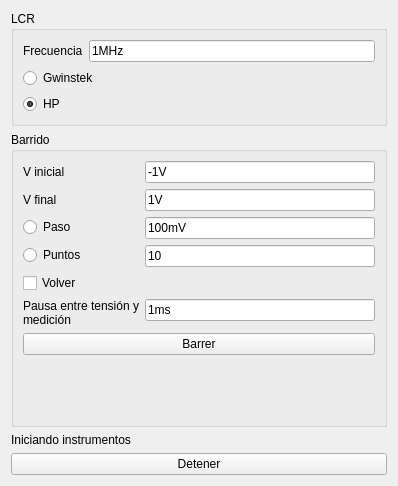
<?xml version="1.0" encoding="UTF-8"?>
<ui version="4.0">
 <class>Form</class>
 <widget class="QWidget" name="Form">
  <property name="geometry">
   <rect>
    <x>0</x>
    <y>0</y>
    <width>398</width>
    <height>486</height>
   </rect>
  </property>
  <property name="windowTitle">
   <string>Form</string>
  </property>
  <layout class="QVBoxLayout" name="verticalLayout">
   <item>
    <widget class="QGroupBox" name="lcr">
     <property name="title">
      <string>LCR</string>
     </property>
     <layout class="QFormLayout" name="formLayout_2">
      <item row="1" column="0">
       <widget class="QLabel" name="label_4">
        <property name="text">
         <string>Frecuencia</string>
        </property>
       </widget>
      </item>
      <item row="1" column="1">
       <widget class="QLineEdit" name="frecuencia">
        <property name="text">
         <string>1MHz</string>
        </property>
       </widget>
      </item>
      <item row="2" column="0" colspan="2">
       <widget class="QRadioButton" name="gwinstek">
        <property name="text">
         <string>Gwinstek</string>
        </property>
       </widget>
      </item>
      <item row="3" column="0" colspan="2">
       <widget class="QRadioButton" name="hp">
        <property name="text">
         <string>HP</string>
        </property>
        <property name="checked">
         <bool>true</bool>
        </property>
       </widget>
      </item>
     </layout>
    </widget>
   </item>
   <item>
    <widget class="QGroupBox" name="parametros">
     <property name="sizePolicy">
      <sizepolicy hsizetype="Preferred" vsizetype="MinimumExpanding">
       <horstretch>0</horstretch>
       <verstretch>0</verstretch>
      </sizepolicy>
     </property>
     <property name="title">
      <string>Barrido</string>
     </property>
     <layout class="QFormLayout" name="formLayout">
      <item row="1" column="0">
       <widget class="QLabel" name="label">
        <property name="text">
         <string>V inicial</string>
        </property>
       </widget>
      </item>
      <item row="1" column="1">
       <widget class="QLineEdit" name="inicial">
        <property name="text">
         <string>-1V</string>
        </property>
       </widget>
      </item>
      <item row="2" column="0">
       <widget class="QLabel" name="label_2">
        <property name="text">
         <string>V final</string>
        </property>
       </widget>
      </item>
      <item row="2" column="1">
       <widget class="QLineEdit" name="ffinal">
        <property name="text">
         <string>1V</string>
        </property>
       </widget>
      </item>
      <item row="3" column="1">
       <widget class="QLineEdit" name="paso">
        <property name="text">
         <string>100mV</string>
        </property>
       </widget>
      </item>
      <item row="7" column="0" colspan="2">
       <widget class="QCheckBox" name="volver">
        <property name="text">
         <string>Volver</string>
        </property>
       </widget>
      </item>
      <item row="8" column="1">
       <widget class="QLineEdit" name="pausa">
        <property name="text">
         <string>1ms</string>
        </property>
       </widget>
      </item>
      <item row="4" column="0">
       <widget class="QRadioButton" name="radiopuntos">
        <property name="text">
         <string>Puntos</string>
        </property>
       </widget>
      </item>
      <item row="3" column="0">
       <widget class="QRadioButton" name="radiopaso">
        <property name="text">
         <string>Paso</string>
        </property>
       </widget>
      </item>
      <item row="4" column="1">
       <widget class="QLineEdit" name="puntos">
        <property name="text">
         <string>10</string>
        </property>
       </widget>
      </item>
      <item row="8" column="0">
       <widget class="QLabel" name="label_3">
        <property name="text">
         <string>Pausa entre tensión y medición</string>
        </property>
        <property name="wordWrap">
         <bool>true</bool>
        </property>
       </widget>
      </item>
      <item row="9" column="0" colspan="2">
       <widget class="QPushButton" name="barrer">
        <property name="text">
         <string>Barrer</string>
        </property>
       </widget>
      </item>
     </layout>
    </widget>
   </item>
   <item>
    <widget class="QLabel" name="estado">
     <property name="text">
      <string>Iniciando instrumentos</string>
     </property>
    </widget>
   </item>
   <item>
    <widget class="QPushButton" name="detener">
     <property name="text">
      <string>Detener</string>
     </property>
    </widget>
   </item>
  </layout>
 </widget>
 <resources/>
 <connections/>
</ui>
